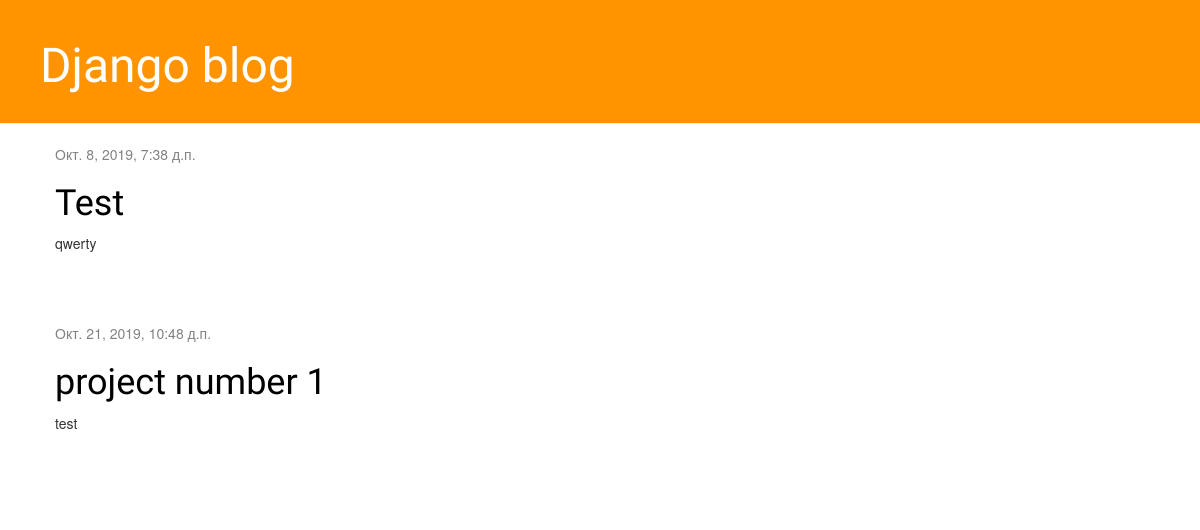
The app's page /, older data.
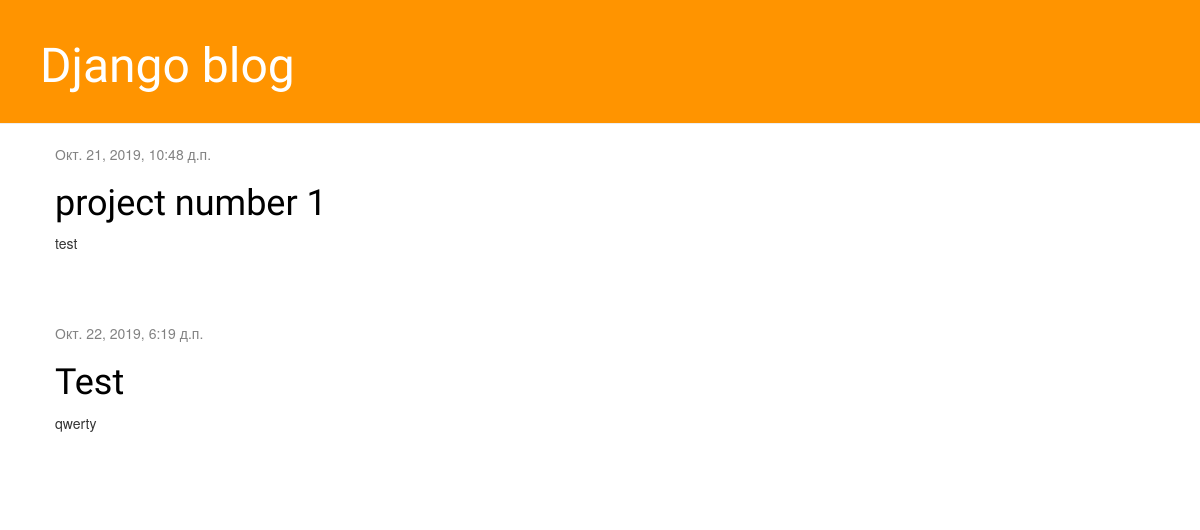
The same page, newer data.
### blog/models.py (models this page shows, shortened)
class Post(models.Model):
    author = models.ForeignKey(settings.AUTH_USER_MODEL, on_delete=models.CASCADE)
    title = models.CharField(max_length=200)
    text = models.TextField()
    created_date = models.DateTimeField(default=timezone.now)
    published_date = models.DateTimeField(blank=True, null=True)

### blog/views.py (the view)
# urls.py: path('', views.post_list, name='post_list'),
def post_list(request):
    posts = Post.objects.filter(published_date__lte=timezone.now()).order_by('published_date')
    return render(request, 'blog/post_list.html', {'posts': posts})

### blog/templates/blog/post_list.html
{% extends 'blog/base.html' %}
{% block content %}
	{% for post in posts %}
		<div class="post">
			<div class="date">
				{{ post.published_date }}
			</div>
			<h1><a href="{% url 'post_detail' pk=post.pk %}">{{ post.title }}</a></h1>
			<p>{{ post.text|linebreaksbr }}</p>
		</div>
	{% endfor %}
{% endblock %}

### blog/templates/blog/base.html (shortened to what this page needs)
{% load static %}
<html>
    <head>
        <link rel="stylesheet" href="//maxcdn.bootstrapcdn.com/bootstrap/3.2.0/css/bootstrap.min.css">
        <link rel="stylesheet" href="//maxcdn.bootstrapcdn.com/bootstrap/3.2.0/css/bootstrap-theme.min.css">
        <link rel="stylesheet" href="{% static 'css/blog.css' %}">
    </head>
    <body>
        <div class="page-header">
			<h1><a href="/">Django blog</a></h1>
		</div>
			<div class="content container">
				<div class="row">
					<div class="col-md-8">
						{% block content %}
						{% endblock %}
					</div>
				</div>
			</div>
    </body>
</html>

### blog/static/css/blog.css (style rules this page uses)
.page-header { background-color: #ff9400; margin-top: 0; padding: 20px 20px 20px 40px; }
.page-header h1, .page-header h1 a, .page-header h1 a:visited, .page-header h1 a:active { color: #ffffff; font-size: 36pt; text-decoration: none; }
.content { margin-left: 40px; }
h1, h2, h3, h4 { font-family: 'Lobster', cursive; }
.date { color: #828282; }
.post { margin-bottom: 70px; }
.post h1 a, .post h1 a:visited { color: #000000; }

Row changes from the older to the newer data that the page shows:
shown differently, row unchanged: Post "project number 1": moves up the list
changed Post "Test": published_date "Окт. 8, 2019, 7:38 д.п." → "Окт. 22, 2019, 6:19 д.п."
